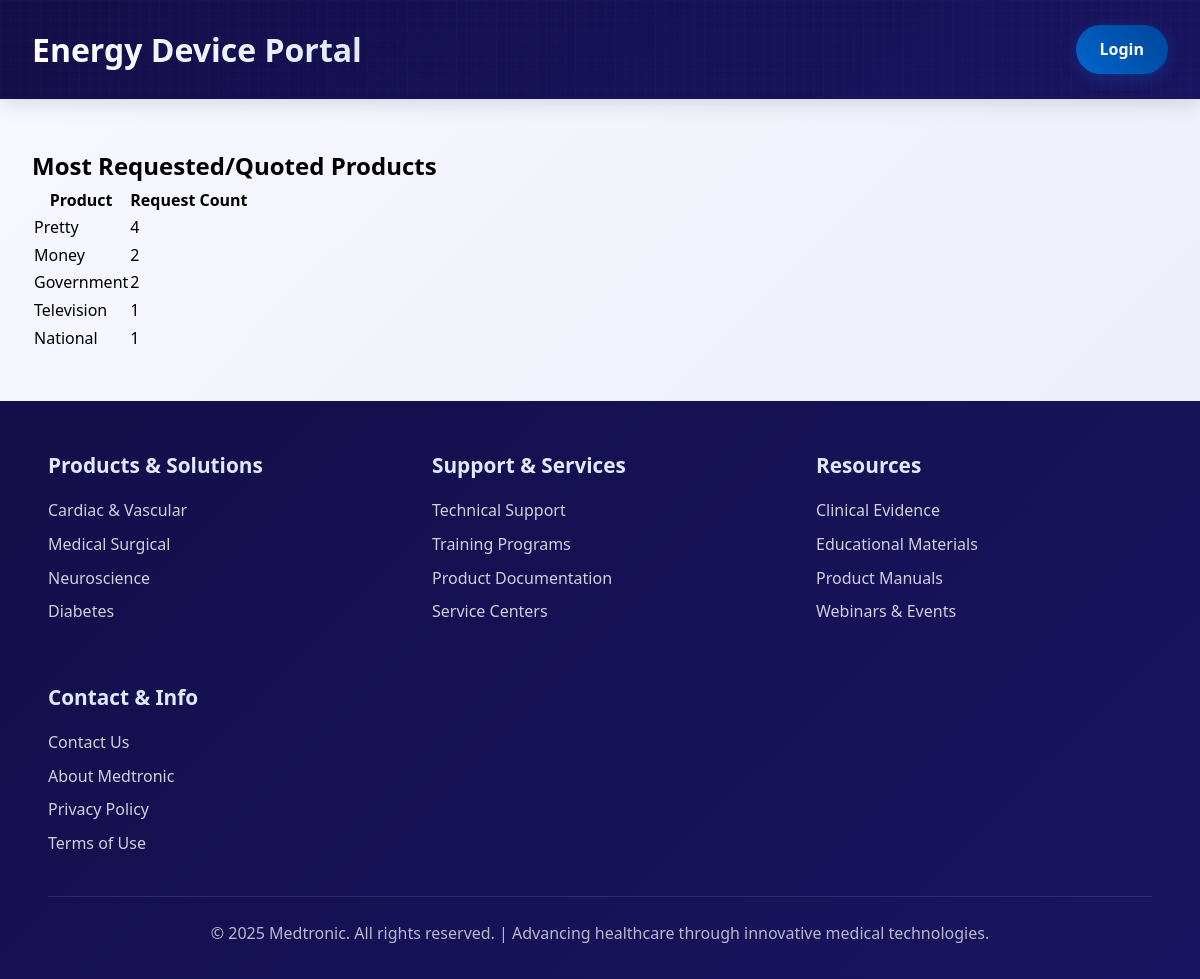
Screenshot of /analytics/most-requested/ with the database file from the repository.
### products/models.py (models this page shows, shortened)
class Product(models.Model):
    product_type = models.ForeignKey(ProductType, on_delete=models.CASCADE, related_name="products")
    name = models.CharField(max_length=255)
    description = models.TextField(blank=True, null=True)
    image = models.ImageField(upload_to='product_images/', blank=True, null=True)
    attachment = models.FileField(
        upload_to='product_files/attachments/',
        blank=True,
        null=True,
        validators=[FileExtensionValidator(allowed_extensions=['pdf', 'doc', 'docx', 'jpg', 'jpeg', 'png', 'webp'])],
        help_text="Upload PDF, Word, or Image file"
    )
    video = models.FileField(
        upload_to='product_files/videos/',
        blank=True,
        null=True,
        validators=[FileExtensionValidator(allowed_extensions=['mp4', 'mov', 'avi', 'mkv'])],
        help_text="Upload video file (e.g., .mp4, .mov)"
    )
    created_at = models.DateTimeField(auto_now_add=True)
    updated_at = models.DateTimeField(auto_now=True)

### analytics/views.py (the view)
# urls.py: path('most-requested/', views.most_requested_products, name='most_requested_products'),
def most_requested_products(request):
    data = (
        RequestLog.objects
        .values('product__name')
        .annotate(requests=Count('id'))
        .order_by('-requests')[:10]
    )
    return render(request, 'analytics/most_requested.html', {'products': data})

### analytics/templates/analytics/most_requested.html
{% extends 'admin.html' %}
{% block content %}
<h2 class="text-xl font-bold mb-4">Most Requested/Quoted Products</h2>
<table class="table-auto w-full border">
    <thead>
        <tr>
            <th class="border px-4 py-2">Product</th>
            <th class="border px-4 py-2">Request Count</th>
        </tr>
    </thead>
    <tbody>
        {% for item in products %}
        <tr>
            <td class="border px-4 py-2">{{ item.product__name }}</td>
            <td class="border px-4 py-2">{{ item.requests }}</td>
        </tr>
        {% endfor %}
    </tbody>
</table>
{% endblock %}

### rows the page displays
Product: product__name "Pretty", requests "4"
Product: product__name "Money", requests "2"
Product: product__name "Government", requests "2"
Product: product__name "Television", requests "1"
Product: product__name "National", requests "1"
